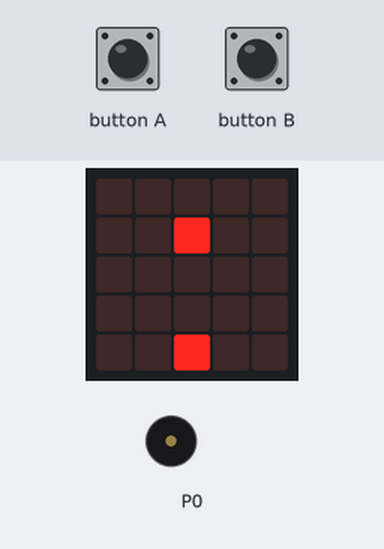
Bench run of a program on a simulated BBC micro:bit (MakeCode). Parts: the board's 5×5 LED display, buzzer (waves = sounding). The inputs (shaded band) are chosen by the test bench. Random numbers come from a fixed seed; the short countdown, score and lost-life animations are approximate.

Above: at 2.2 s.
2.3 s: button A pressed for 0.15 s
At 2.6 s:
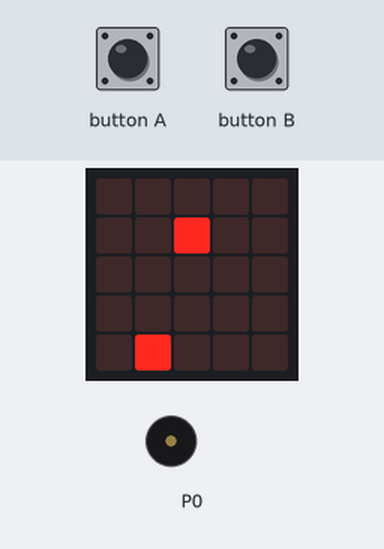
3.0 s: button B pressed for 0.15 s
At 4.4 s:
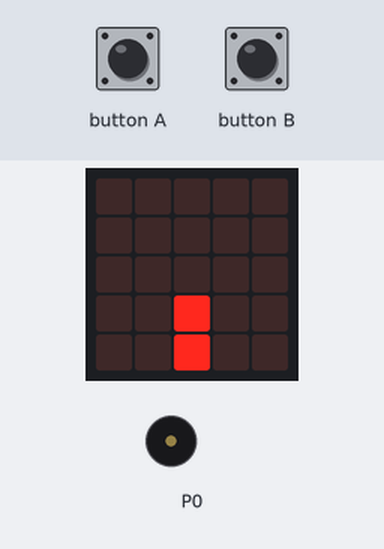
6.1 s: button B pressed for 0.15 s
At 6.7 s:
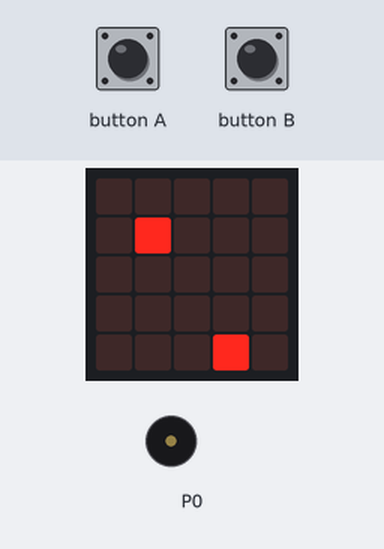
6.8 s: button A pressed for 0.15 s
At 7.13 s:
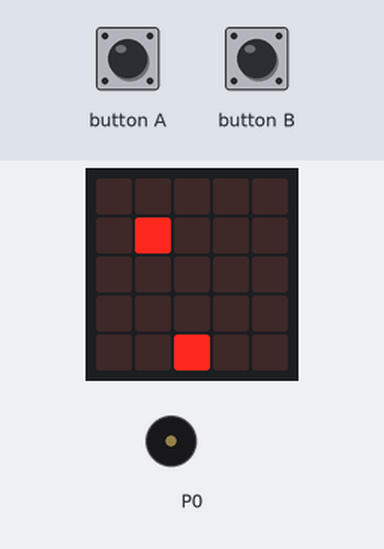
7.5 s: button A pressed for 0.15 s
At 9.3 s:
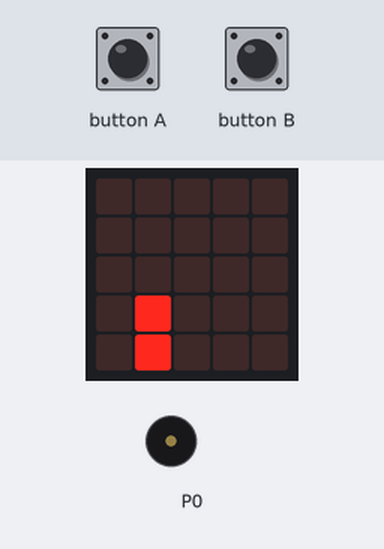
10.6 s: button B pressed for 0.15 s
At 11.2 s:
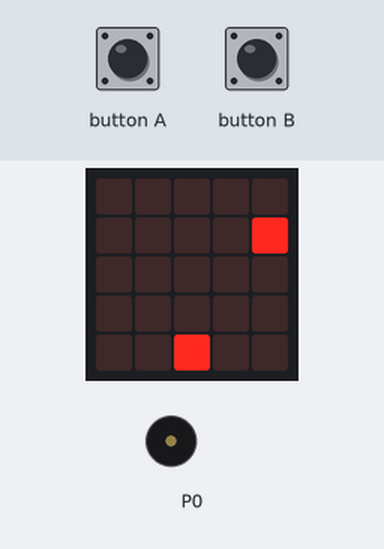
Timing chart, 0 to 13.6 s (numbered marks = the images above; inputs shaded):
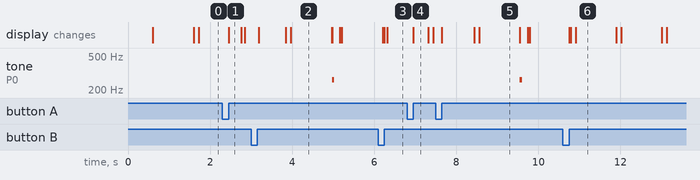

The program:

main.ts
```typescript
input.onButtonPressed(Button.A, function () {
    if (canastahorizontal > 0) {
        canasta.delete()
        canastahorizontal += -1
        canasta = game.createSprite(canastahorizontal, canastavertical)
    }
})
input.onButtonPressed(Button.B, function () {
    if (canastahorizontal < 4) {
        canasta.delete()
        canastahorizontal += 1
        canasta = game.createSprite(canastahorizontal, canastavertical)
    }
})
let bola: game.LedSprite = null
let bolahorizontal3 = 0
let bola3: game.LedSprite = null
let bolahorizontal2 = 0
let bola2: game.LedSprite = null
let bolavertical = 0
let fallas = 0
let canasta: game.LedSprite = null
let canastahorizontal = 0
let canastavertical = 0
canastavertical = 4
canastahorizontal = 2
let bolahorizontal = 2
let bolavertical2 = -1
let bolavertical3 = -2
let velocidadbola = 1000
game.setScore(0)
basic.showIcon(IconNames.Heart)
canasta = game.createSprite(canastahorizontal, canastavertical)
basic.forever(function () {
    if (fallas <= 3) {
        if (bolavertical == 4) {
            if (bolahorizontal == canastahorizontal) {
                game.addScore(1)
                music.ringTone(262)
                basic.pause(50)
                music.stopAllSounds()
                basic.pause(velocidadbola)
                if (velocidadbola > 500) {
                    velocidadbola += -5
                }
            } else {
                fallas += 1
                basic.pause(velocidadbola)
            }
        }
    }
})
basic.forever(function () {
    if (fallas <= 3) {
        if (game.score() > 10) {
            if (bolavertical2 < 4) {
                bola2 = game.createSprite(bolahorizontal2, bolavertical2)
                basic.pause(velocidadbola)
                bola2.delete()
                bolavertical2 += 1
                basic.pause(100)
            } else {
                bolavertical2 = bolavertical - 2
                bolahorizontal2 = randint(0, 4)
                basic.pause(100)
            }
        }
    }
})
basic.forever(function () {
    if (fallas <= 3) {
        if (bolavertical2 == 4) {
            if (bolahorizontal2 == canastahorizontal) {
                game.addScore(1)
                music.ringTone(262)
                basic.pause(50)
                music.stopAllSounds()
                basic.pause(velocidadbola)
                if (velocidadbola > 500) {
                    velocidadbola += -5
                }
            } else {
                fallas += 1
                basic.pause(velocidadbola)
            }
        }
    }
})
basic.forever(function () {
    if (fallas <= 3) {
        if (game.score() > 25) {
            if (bolavertical3 < 4) {
                bola3 = game.createSprite(bolahorizontal3, bolavertical3)
                basic.pause(velocidadbola)
                bola3.delete()
                bolavertical3 += 1
                basic.pause(100)
            } else {
                bolavertical3 = bolavertical2 - 2
                bolahorizontal3 = randint(0, 4)
                basic.pause(100)
            }
        }
    }
})
basic.forever(function () {
    if (fallas <= 3) {
        if (bolavertical3 == 4) {
            if (bolahorizontal3 == canastahorizontal) {
                game.addScore(1)
                music.ringTone(262)
                basic.pause(50)
                music.stopAllSounds()
                basic.pause(velocidadbola)
                if (velocidadbola > 500) {
                    velocidadbola += -5
                }
            } else {
                fallas += 1
                basic.pause(velocidadbola)
            }
        }
    }
})
basic.forever(function () {
    if (fallas > 3) {
        soundExpression.giggle.play()
        game.gameOver()
    }
})
basic.forever(function () {
    if (fallas <= 3) {
        if (bolavertical < 4) {
            bola = game.createSprite(bolahorizontal, bolavertical)
            basic.pause(velocidadbola)
            bola.delete()
            bolavertical += 1
            basic.pause(100)
        } else {
            bolavertical = 0
            bolahorizontal = randint(0, 4)
            basic.pause(100)
        }
    }
})
```

test.ts
```typescript
// aquí va el archivo "tests"; esto no se compilará cuando este paquete se utilice como una extensión.
```

Measured:
- after the input at 3.0 s, tone on P0: silent → 262 Hz after 2.0 s, → silent 0.05 s later
- after the input at 7.5 s, tone on P0: silent → 262 Hz after 2.1 s, → silent 0.05 s later
- what the display in image 2 shows lasts 1.0 s, from 4.0 s to 5.0 s
